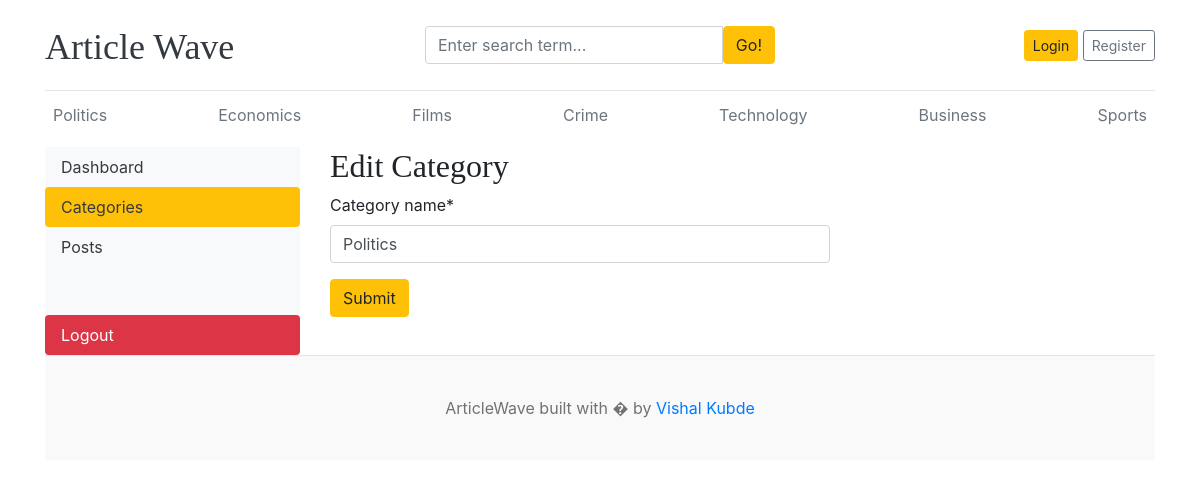
The app's page /dashboard/categories/edit/2/ with its own data.
### blog/models.py (models this page shows, shortened)
class Category(models.Model):
  category_name = models.CharField(max_length=50, unique=True)
  created_at = models.DateTimeField(auto_now_add=True)
  updated_at = models.DateTimeField(auto_now=True)
  class Meta:
    verbose_name_plural = 'categories'

### dashboards/views.py (the view)
# urls.py: path('categories/edit/<int:pk>/', views.edit_category, name='edit_category'),
def edit_category(request, pk):
  category = get_object_or_404(Category, pk=pk)
  if request.method == 'POST':
    form = CategoryForm(request.POST, instance=category)
    if form.is_valid():
      form.save()
      return redirect('categories')
  form = CategoryForm(instance=category)
  context = {
    'form':form,
    'category':category,
  }
  return render(request, 'dashboard/edit_category.html', context)

### dashboards/forms.py
class CategoryForm(forms.ModelForm):
  class Meta:
    model = Category
    fields = '__all__'

### blog/context_processors.py (called while the page is built)
def get_categories(request):
  categories = Category.objects.all()
  return dict(categories = categories)

def get_social_link(request):
  social_link = SocialLink.objects.all()
  return dict(social_link = social_link)

### templates/dashboard/edit_category.html (shortened to what this page needs)
{% extends 'base.html' %}
{% block content %}
{% load crispy_forms_tags %}
<div class="row">
  {% include 'dashboard/sidebar.html' %}
  <div class="col-md-9">
    <h2 class="mb-2">Edit Category</h2>
    <form action="{% url 'edit_category' category.id %}" method="post" style="width: 500px;">
      {{ form | crispy }}
      <button type="submit" class="btn btn-warning">Submit</button>
    </form>
    <br>
  </div>
</div>
{% endblock %}

### templates/base.html (shortened to what this page needs)
{% load static %}
<!DOCTYPE html>
<html lang="en">
  <head>
    <link
      href="https://getbootstrap.com/docs/4.0/dist/css/bootstrap.min.css"
      rel="stylesheet"
    />
    <link rel="stylesheet" href="https://cdnjs.cloudflare.com/ajax/libs/font-awesome/4.7.0/css/font-awesome.min.css">
    <link href="{% static 'css/blog.css' %}" rel="stylesheet" />
  </head>
  <body>
    <div class="container">
      <header class="blog-header py-3">
        <div class="row flex-nowrap justify-content-between align-items-center">
          <div class="col-4 pt-1">
            <a class="blog-header-logo text-dark" href="/"> Article Wave</a>
          </div>
          <div class="col-4">
            <form action="{% url 'search' %}" method="get">
              <div class="input-group">
            <input
              class="form-control"
              type="text"
              name="keyword"
              value="{{keyword}}"
              placeholder="Enter search term..."
              aria-label="Enter search term..."
              aria-describedby="button-search"
            />
            <button class="btn btn-warning" id="button-search" type="submit">
              Go!
            </button>
          </div>
          </form>
          </div>
          <div class="col-4 d-flex justify-content-end align-items-center">
            {% if not user.is_authenticated %}
             <a class="btn btn-sm btn-warning" href="{% url 'login' %}">Login</a> &nbsp;
             <a class="btn btn-sm btn-outline-secondary" href="{% url 'register' %}">Register</a>
            {% else %}
             <span><a href="{% url 'dashboard' %}">Dashboard</a></span>
             &emsp;
             <span><a href="{% url 'logout' %}" class="btn btn-sm btn-danger">LogOut</a></span>
            {% endif %}
          </div>
        </div>
      </header>
      <div class="nav-scroller py-1 mb-2">
        <nav class="nav d-flex justify-content-between">
          {% for cat in categories %}
          <a class="p-2 text-muted" href="{% url 'posts_by_category' cat.id %}">{{cat.category_name}}</a>
          {% endfor %}
        </nav>
      </div>
{% block content %}
{% endblock %}
 <footer class="blog-footer">
      <p>ArticleWave built with � by <a href="#">Vishal Kubde</a></p>
    </footer>
  </body>
</html>

### blog_main/static/css/blog.css (style rules this page uses)
.blog-header { border-bottom: 1px solid #e5e5e5; }
.blog-header-logo { font-family: "Playfair Display", Georgia, "Times New Roman", serif; font-size: 2.25rem; }
h1, h2, h3, h4, h5, h6 { font-family: "Playfair Display", Georgia, "Times New Roman", serif; }
.blog-footer { padding: 2.5rem 0; color: #727272; text-align: center; background-color: #f9f9f9; border-top: .05rem solid #e5e5e5; }
.blog-footer p:last-child { margin-bottom: 0; }

### records on screen
Category: category_name "Politics"
Category: category_name "Economics"
Category: category_name "Films"
Category: category_name "Crime"
Category: category_name "Technology"
Category: category_name "Business"
Category: category_name "Sports"
